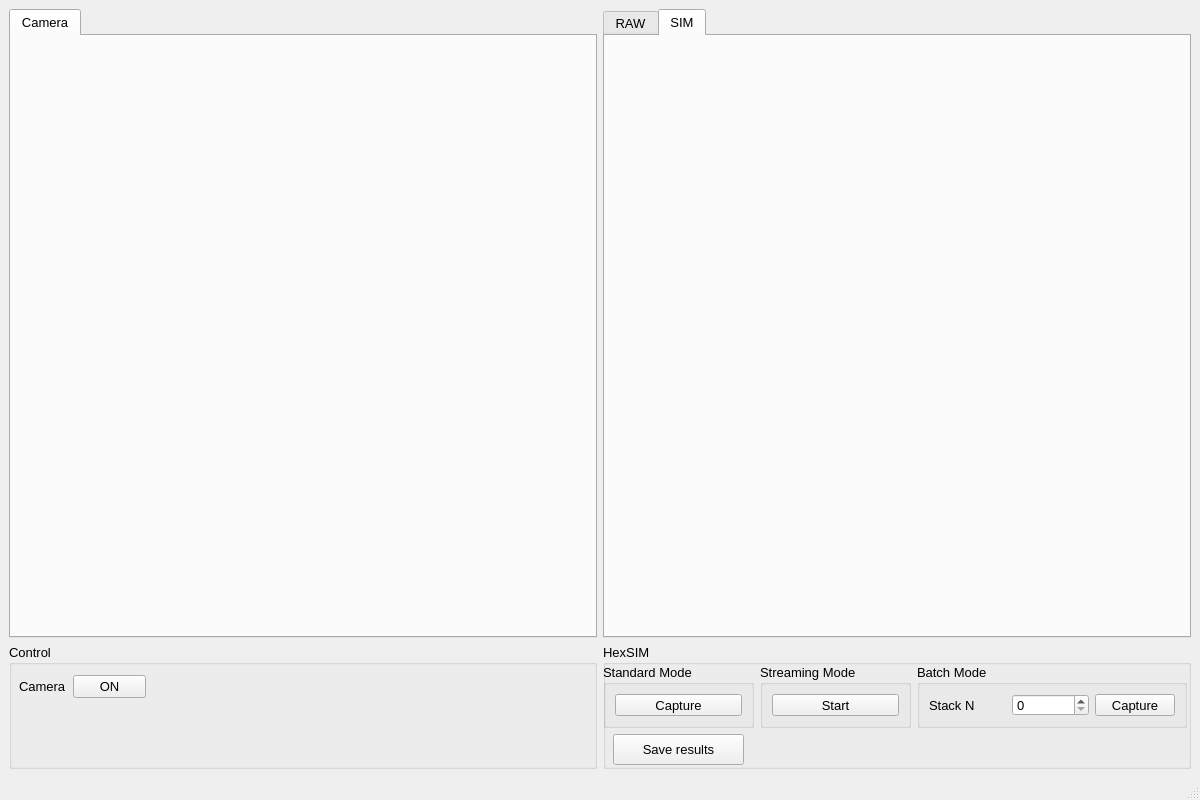
<?xml version="1.0" encoding="UTF-8"?>
<ui version="4.0">
 <class>MainWindow</class>
 <widget class="QMainWindow" name="MainWindow">
  <property name="geometry">
   <rect>
    <x>0</x>
    <y>0</y>
    <width>1200</width>
    <height>800</height>
   </rect>
  </property>
  <property name="minimumSize">
   <size>
    <width>1200</width>
    <height>800</height>
   </size>
  </property>
  <property name="windowTitle">
   <string>MainWindow</string>
  </property>
  <widget class="QWidget" name="centralwidget">
   <layout class="QGridLayout" name="gridLayout">
    <item row="1" column="0">
     <widget class="QGroupBox" name="groupBox_3">
      <property name="sizePolicy">
       <sizepolicy hsizetype="MinimumExpanding" vsizetype="Preferred">
        <horstretch>0</horstretch>
        <verstretch>0</verstretch>
       </sizepolicy>
      </property>
      <property name="minimumSize">
       <size>
        <width>50</width>
        <height>100</height>
       </size>
      </property>
      <property name="font">
       <font>
        <pointsize>10</pointsize>
       </font>
      </property>
      <property name="title">
       <string>Control</string>
      </property>
      <widget class="QWidget" name="">
       <property name="geometry">
        <rect>
         <x>10</x>
         <y>30</y>
         <width>127</width>
         <height>26</height>
        </rect>
       </property>
       <layout class="QGridLayout" name="gridLayout_2">
        <item row="0" column="0">
         <widget class="QLabel" name="camLabel">
          <property name="text">
           <string>Camera</string>
          </property>
         </widget>
        </item>
        <item row="0" column="1">
         <widget class="QPushButton" name="camButton">
          <property name="text">
           <string>ON</string>
          </property>
         </widget>
        </item>
       </layout>
      </widget>
     </widget>
    </item>
    <item row="0" column="0">
     <widget class="QTabWidget" name="tabWidget">
      <property name="font">
       <font>
        <pointsize>10</pointsize>
       </font>
      </property>
      <property name="currentIndex">
       <number>0</number>
      </property>
      <widget class="QWidget" name="imgStreamTab">
       <attribute name="title">
        <string>Camera</string>
       </attribute>
      </widget>
     </widget>
    </item>
    <item row="0" column="2">
     <widget class="QTabWidget" name="imgCaptured_2">
      <property name="enabled">
       <bool>true</bool>
      </property>
      <property name="font">
       <font>
        <pointsize>10</pointsize>
       </font>
      </property>
      <property name="currentIndex">
       <number>1</number>
      </property>
      <widget class="QWidget" name="imgCapturedTab">
       <attribute name="title">
        <string>RAW</string>
       </attribute>
      </widget>
      <widget class="QWidget" name="imgReconstructedTab">
       <attribute name="title">
        <string>SIM</string>
       </attribute>
      </widget>
     </widget>
    </item>
    <item row="1" column="2">
     <widget class="QGroupBox" name="groupBox">
      <property name="minimumSize">
       <size>
        <width>100</width>
        <height>125</height>
       </size>
      </property>
      <property name="font">
       <font>
        <pointsize>10</pointsize>
       </font>
      </property>
      <property name="title">
       <string>HexSIM</string>
      </property>
      <widget class="QPushButton" name="pushButton_4">
       <property name="geometry">
        <rect>
         <x>10</x>
         <y>90</y>
         <width>131</width>
         <height>31</height>
        </rect>
       </property>
       <property name="text">
        <string>Save results</string>
       </property>
      </widget>
      <widget class="QWidget" name="">
       <property name="geometry">
        <rect>
         <x>0</x>
         <y>20</y>
         <width>584</width>
         <height>64</height>
        </rect>
       </property>
       <layout class="QGridLayout" name="gridLayout_3">
        <property name="sizeConstraint">
         <enum>QLayout::SetNoConstraint</enum>
        </property>
        <item row="0" column="0">
         <widget class="QGroupBox" name="groupBox_2">
          <property name="minimumSize">
           <size>
            <width>150</width>
            <height>50</height>
           </size>
          </property>
          <property name="title">
           <string>Standard Mode</string>
          </property>
          <layout class="QGridLayout" name="gridLayout_7">
           <item row="0" column="0">
            <widget class="QPushButton" name="pushButton">
             <property name="text">
              <string>Capture</string>
             </property>
            </widget>
           </item>
          </layout>
         </widget>
        </item>
        <item row="0" column="2">
         <widget class="QGroupBox" name="groupBox_5">
          <property name="minimumSize">
           <size>
            <width>270</width>
            <height>50</height>
           </size>
          </property>
          <property name="title">
           <string>Batch Mode</string>
          </property>
          <layout class="QGridLayout" name="gridLayout_5">
           <item row="0" column="0">
            <layout class="QGridLayout" name="gridLayout_4">
             <item row="0" column="0">
              <widget class="QLabel" name="label">
               <property name="minimumSize">
                <size>
                 <width>60</width>
                 <height>0</height>
                </size>
               </property>
               <property name="text">
                <string>Stack N</string>
               </property>
              </widget>
             </item>
             <item row="0" column="1">
              <widget class="QSpinBox" name="spinBox">
               <property name="minimumSize">
                <size>
                 <width>60</width>
                 <height>0</height>
                </size>
               </property>
              </widget>
             </item>
             <item row="0" column="2">
              <widget class="QPushButton" name="pushButton_3">
               <property name="minimumSize">
                <size>
                 <width>60</width>
                 <height>0</height>
                </size>
               </property>
               <property name="text">
                <string>Capture</string>
               </property>
              </widget>
             </item>
            </layout>
           </item>
          </layout>
         </widget>
        </item>
        <item row="0" column="1">
         <widget class="QGroupBox" name="groupBox_4">
          <property name="minimumSize">
           <size>
            <width>150</width>
            <height>50</height>
           </size>
          </property>
          <property name="title">
           <string>Streaming Mode</string>
          </property>
          <layout class="QGridLayout" name="gridLayout_6">
           <item row="0" column="0">
            <widget class="QPushButton" name="pushButton_2">
             <property name="minimumSize">
              <size>
               <width>60</width>
               <height>0</height>
              </size>
             </property>
             <property name="text">
              <string>Start</string>
             </property>
            </widget>
           </item>
          </layout>
         </widget>
        </item>
       </layout>
      </widget>
     </widget>
    </item>
   </layout>
  </widget>
  <widget class="QStatusBar" name="statusbar"/>
 </widget>
 <resources/>
 <connections/>
</ui>
